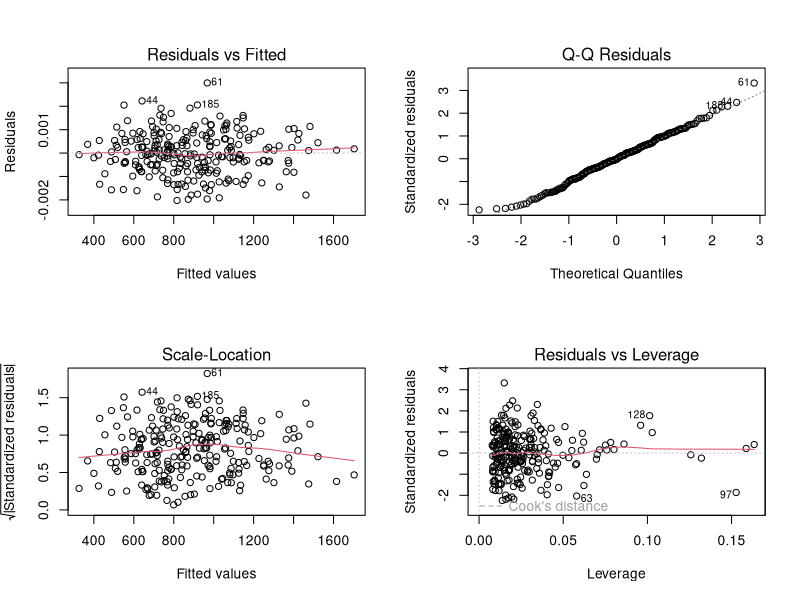
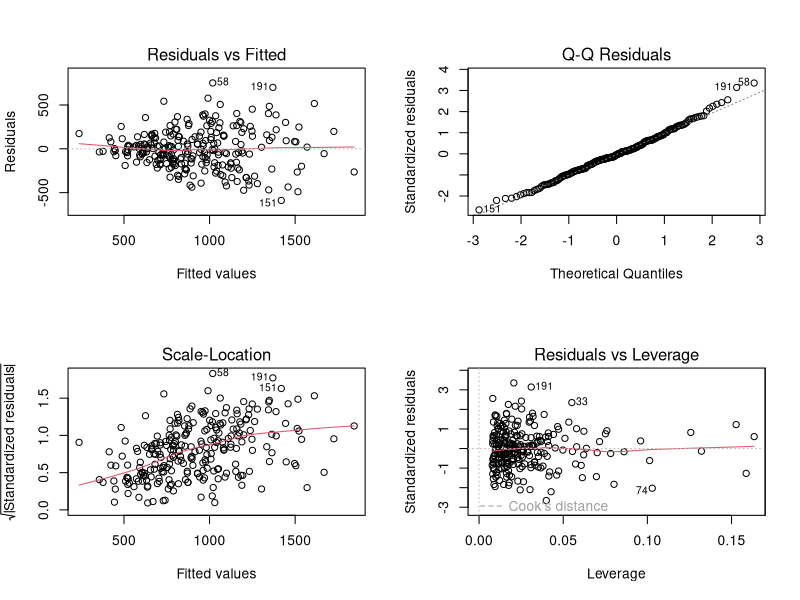
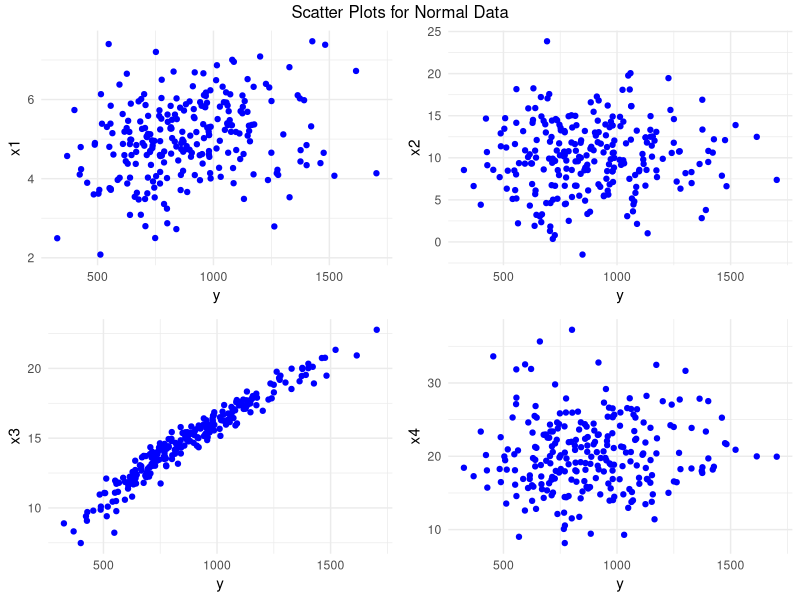
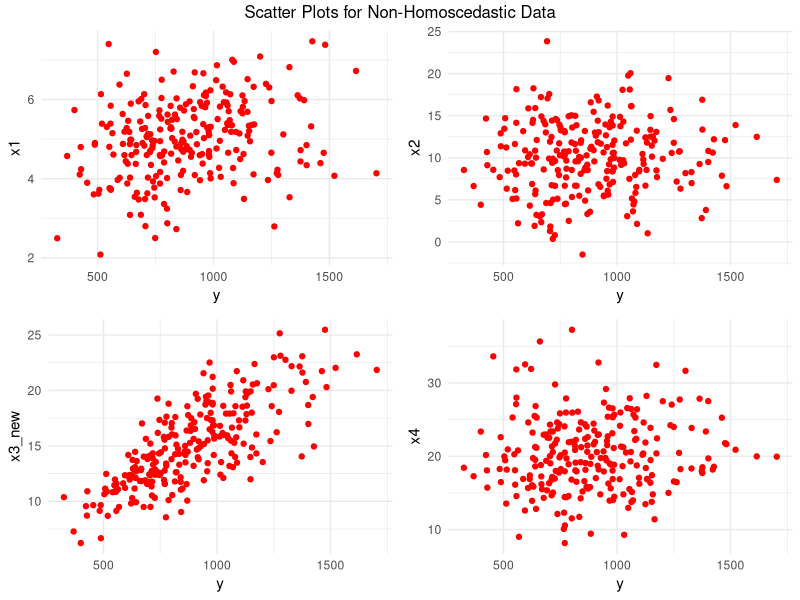
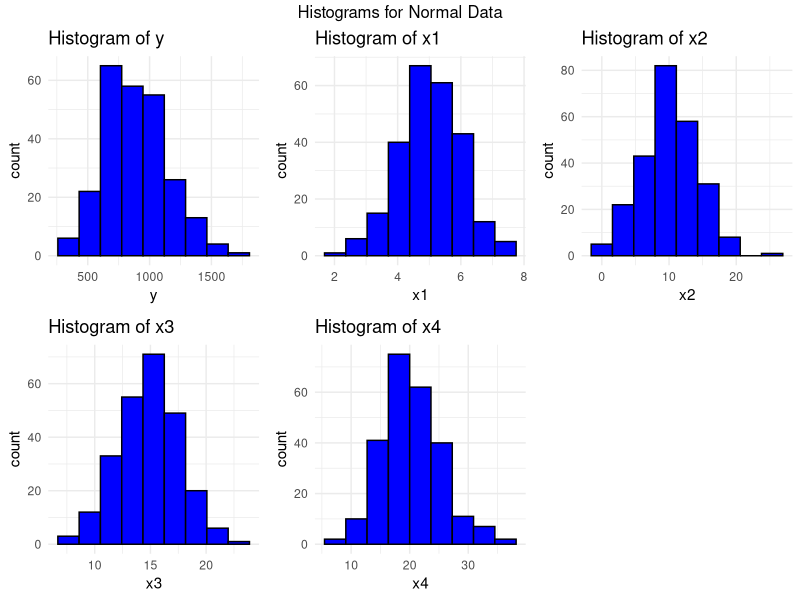
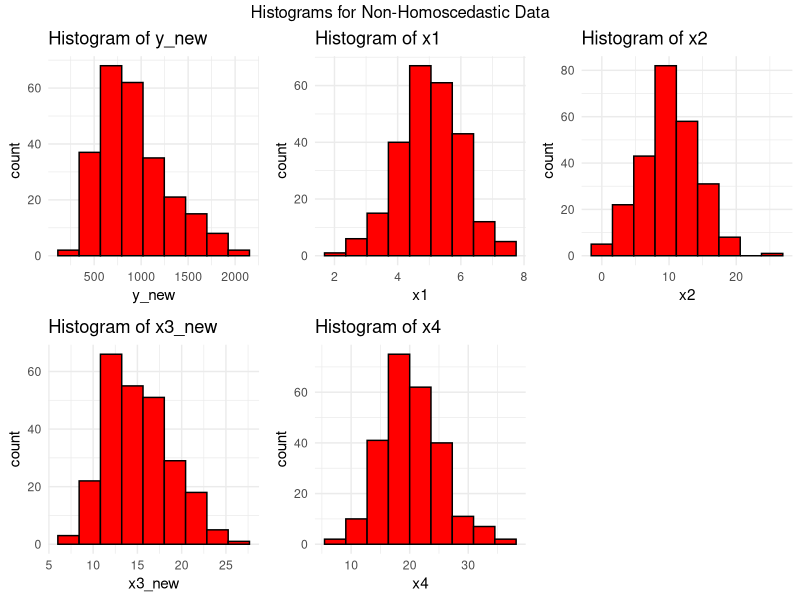

Reproduce these figures in R, in order.
library(ggplot2)
library(gridExtra)
library(lmtest) 

# Set seed for reproducibility
set.seed(223)

# Generate independent variables
n <- 250
x1 <- rnorm(n, mean = 5, sd = 1)
x2 <- rnorm(n, mean = 10, sd = 4)
x3 <- rnorm(n, mean = 15, sd = 3)
x4 <- rnorm(n, mean = 20, sd = 5)

# Generate dependent variable with a polynomial relationship
y <- 3 + 2*x1 + 5*x1^2 + 1.5*x2 + 3*x3^2 + 2*x4 + 0.001*rnorm(n, mean = 0, sd = 1)

# Create a data frame
data <- data.frame(y, x1, x2, x3, x4)

# Fit a polynomial regression model
model <- lm(y ~ poly(x1, 2) + x2 + poly(x3, 2) + x4, data = data)

# Summary of the model
summary(model)

# Add an error term to x1 that scales with the corresponding y value
x3_new <- x3 + rnorm(n, mean = 0, sd = 0.00254 * abs(y))

# Generate new dependent variable with the same polynomial relationship
y_new <- 3 + 2*x1 + 5*x1^2 + 1.5*x2 + 3*x3_new^2 + 2*x4 + 0.001*rnorm(n, mean = 0, sd = 1)

# Create a new data frame
data_new <- data.frame(y_new, x1 = x1, x2, x3_new, x4)

# Fit a new polynomial regression model
model_new <- lm(y_new ~ poly(x1, 2) + x2 + poly(x3, 2) + x4, data = data_new)

# Summary of the new model
summary(model_new)

# Diagnostic plots for the original model
par(mfrow = c(2, 2))
plot(model)

# Diagnostic plots for the new model
par(mfrow = c(2, 2))
plot(model_new)

# Function to create scatter plots for each numeric column against 'y'
scatter_plots <- function(data, color, title_prefix) {
  lapply(names(data)[-1], function(col) {
    ggplot(data, aes_string(x = "y", y = col)) +
      geom_point(color = color) +
      theme_minimal()
  })
}

# Scatter plots for normal data
scatter_plots_normal <- scatter_plots(data, "blue", "Normal Data: Scatter Plot of")
# Scatter plots for non-homoscedastic data
scatter_plots_non_homoscedastic <- scatter_plots(data_new, "red", "Non-Homoscedastic Data: Scatter Plot of")

# Arrange scatter plots in grids
grid.arrange(grobs = scatter_plots_normal, ncol = 2, top = "Scatter Plots for Normal Data")
grid.arrange(grobs = scatter_plots_non_homoscedastic, ncol = 2, top = "Scatter Plots for Non-Homoscedastic Data")

# Function to create histograms for each numeric column
create_histograms <- function(data, color, title_prefix) {
  lapply(names(data), function(col) {
    n_bins <- ceiling(log2(length(data[[col]])) + 1)
    ggplot(data, aes_string(x = col)) +
      geom_histogram(bins = n_bins, fill = color, color = "black") +
      ggtitle(paste(title_prefix, col)) +
      theme_minimal()
  })
}

# Histograms for normal data
histograms_normal <- create_histograms(data, "blue", "Histogram of")
# Histograms for non-homoscedastic data
histograms_non_homoscedastic <- create_histograms(data_new, "red", "Histogram of")

# Arrange histograms in grids
do.call(grid.arrange, c(histograms_normal, ncol = 3, top = "Histograms for Normal Data"))
do.call(grid.arrange, c(histograms_non_homoscedastic, ncol = 3, top = "Histograms for Non-Homoscedastic Data"))

# Breusch-Pagan test for the original model
bp_test <- bptest(model)
print(bp_test)
bp_test <- bptest(model_new)
print(bp_test)


